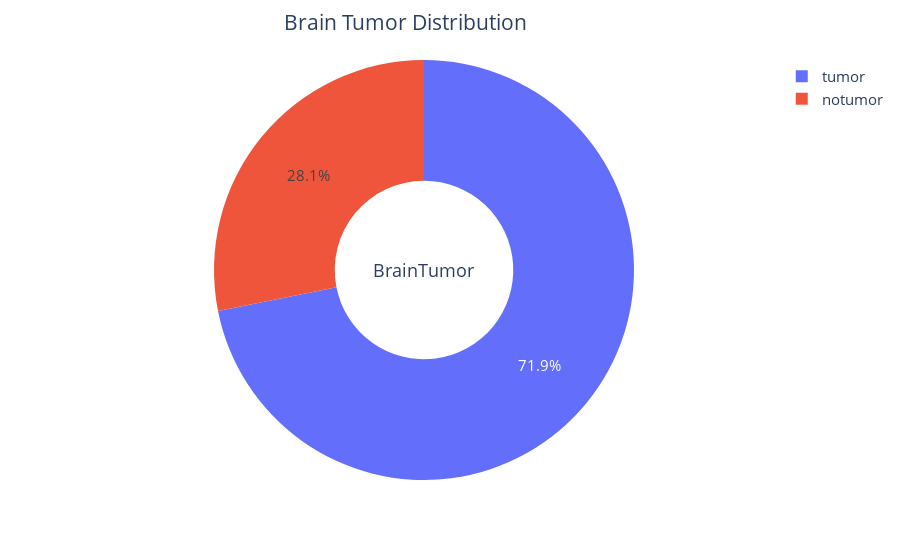

The notebook cell saved with this chart:
### Code cell
fig = px.pie(values=[meningioma + glioma + pituitary, notumor], names=['tumor', 'notumor'], hole=0.425)
fig.update_layout(title='Brain Tumor Distribution', font_size=15, title_x=0.45, annotations=[dict(text='BrainTumor', font_size=18, showarrow=False, height=800, width=700)])
fig.update_traces(textfont_size=15, textinfo='percent')

fig.show()

### Figure 1 — Plotly figure (JSON) as saved in the notebook; plotly's stock layout.template omitted (floating-point values rounded to 4 significant figures)
{"data": [{"domain": {"x": [0, 1], "y": [0, 1]}, "hole": 0.425, "hovertemplate": "label=%{label}<br>value=%{value}<extra></extra>", "labels": ["tumor", "notumor"], "legendgroup": "", "name": "", "showlegend": true, "textfont": {"size": 15}, "textinfo": "percent", "type": "pie", "values": [3285, 1285]}], "layout": {"annotations": [{"font": {"size": 18}, "height": 800, "showarrow": false, "text": "BrainTumor", "width": 700}], "font": {"size": 15}, "legend": {"tracegroupgap": 0}, "margin": {"t": 60}, "title": {"text": "Brain Tumor Distribution", "x": 0.45}}}
